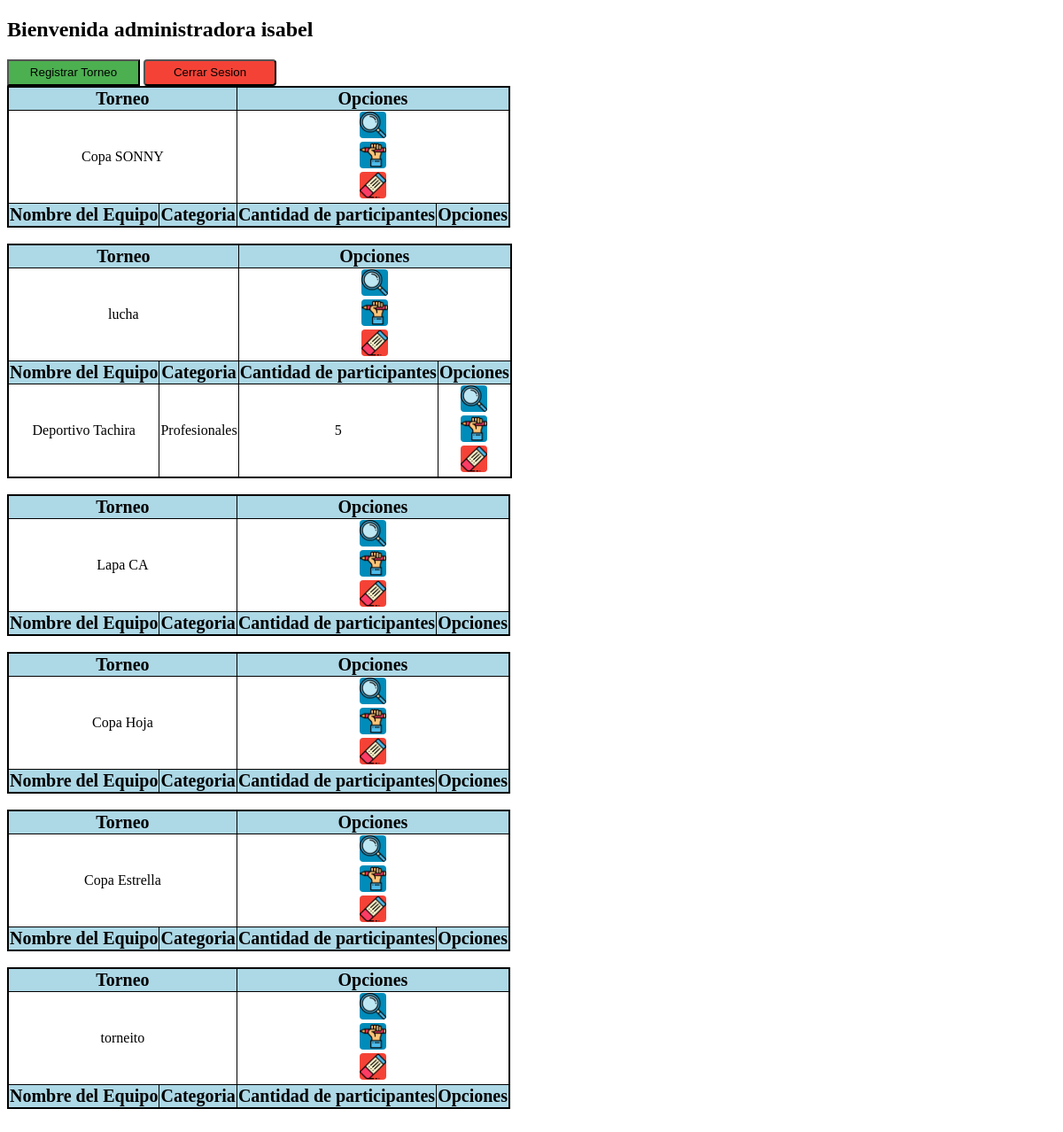
The page /views/admin.php (signed in) on the database its author committed.
### tables this page shows
CREATE TABLE IF NOT EXISTS `administrador` (
  `id` int(11) NOT NULL AUTO_INCREMENT,
  `nom_torneo` varchar(60) NOT NULL,
  `fecha` date NOT NULL,
  PRIMARY KEY (`id`)
);

CREATE TABLE IF NOT EXISTS `equipos` (
  `id` int(11) NOT NULL AUTO_INCREMENT,
  `nom_equi` varchar(100) NOT NULL,
  `nom_corto` varchar(50) NOT NULL,
  `fecha` date NOT NULL,
  `direccion` varchar(120) DEFAULT NULL,
  `correo` varchar(60) NOT NULL,
  `web` varchar(60) DEFAULT NULL,
  `usuario` varchar(60) NOT NULL,
  `clave` varchar(60) NOT NULL,
  `admin` int(11) NOT NULL,
  PRIMARY KEY (`id`)
);

CREATE TABLE IF NOT EXISTS `torneo` (
  `id` int(11) NOT NULL AUTO_INCREMENT,
  `nom_torneo` varchar(60) NOT NULL,
  `participantes` int(11) NOT NULL,
  `categoria` varchar(50) NOT NULL,
  `usuario` varchar(100) NOT NULL,
  PRIMARY KEY (`id`)
);

### views/admin.php (the view, shortened to what this page needs)
<?php
		$connection = mysqli_connect('localhost', 'root', '');
		mysqli_select_db($connection, 'sdeportivo');
 ?>
<!DOCTYPE html>
<html>
<head>
</head>
<body>
	<h2>Bienvenida administradora <?php echo $_SESSION["usuario"]; ?></h2>
	<a href="../views/registroadmin.php"><button class="verde">Registrar Torneo</button></a>
	<a href="../controllers/cerrar.php"><button class="rojo">Cerrar Sesion</button></a>
	<?php
		$sql = "SELECT * FROM `administrador`";
		if($result = mysqli_query($connection, $sql)){
			while($row = mysqli_fetch_assoc($result)){
	?>
                <table>
                    <tr>
                    	<th colspan="2"> Torneo </th>
                    	<th colspan="2"> Opciones </th>
                    </tr>
                    <tr>
                    	<td colspan="2"> <?php echo $row["nom_torneo"] ?> </td>
                    	<td colspan="2">
                    		<form method="post" action="detallesTorneo.php">
		      					<input class="info" type="image" src="../img/detallesc.png" width="30" height="30" name="" value="Detalles">
		      				</form>
		      				<form method="post" action="editarTorneo.php">
		      					<input class="info" type="image" src="../img/editarc.png" width="30" height="30" name="" value="Editar">
		      				</form>
                    		<a href="../controllers/eliminarTorneo.php?id='<?=$row["id"]?>'"><input type="image" src="../img/eliminarc.png" width="30" height="30" class="rojo"></a>
                    	</td>
                    </tr>
                    <tr>
                    	<th> Nombre del Equipo </th>
		        		<th> Categoria </th>
		      	 		<th> Cantidad de participantes </th>
		      	 		<th> Opciones </th>
		      		</tr>
		      		<?php
		      			$n = $row["nom_torneo"];
		      			$sql2 = "SELECT * FROM `torneo` WHERE nom_torneo='$n'";
		      			if($result2 = mysqli_query($connection, $sql2)){
		      				while($row2 = mysqli_fetch_assoc($result2)){
		      					$u = $row2["usuario"];
		      					$sql3 = "SELECT * FROM `equipos` WHERE usuario='$u'";
		      					if($result3 = mysqli_query($connection, $sql3)){
		      						while($row3 = mysqli_fetch_assoc($result3)){
		      		?>
		      		<tr>
		      			<td><?php echo $row3["nom_equi"]?></td>
		      			<td><?php echo $row2["categoria"]?></td>
		      			<td><?php echo $row2["participantes"]?></td>
		      			<td>
		      				<form method="post" action="detallesEquipo.php">
		      					<input class="info" type="image" src="../img/detallesc.png" width="30" height="30" name="" value="Detalles">
		      				</form>
		      				<form method="post" action="editarEquipo.php">
		      					<input class="info" type="image" src="../img/editarc.png" width="30" height="30" name="" value="Editar">
		      				</form>
                    		<a href="../controllers/eliminarEquipo.php?id='<?=$row3["id"]?>'"><input type="image" src="../img/eliminarc.png" width="30" height="30" class="rojo"></a>
                    	</td>
		      		</tr>
		      		<?php
		      						}
		      					}
		      				}
		      			}
		      		?>
                </table>
	<?php
		echo "<br>";
			}
		}
	?>
</body>
</html>

### views/admin.php (style rules this page uses)
.info { background-color: #008CBA; border-radius: 4px; }
.rojo { background-color: #f44336; border-radius: 4px; }
.verde { background-color: #4CAF50; }
table { border-collapse: collapse; border: 2px solid black; }
td, th { text-align: center; vertical-align: middle; border: 1px solid black; }
th { font-size: 20px; background-color: lightblue; }
button { width: 150px; height: 30px; }

### rows shown on the page
administrador: nom_torneo "Copa SONNY"
administrador: nom_torneo "lucha"
torneo: categoria "Profesionales", participantes "5"
equipos: nom_equi "Deportivo Tachira"
administrador: nom_torneo "Lapa CA"
administrador: nom_torneo "Copa Hoja"
administrador: nom_torneo "Copa Estrella"
administrador: nom_torneo "torneito"

### other values the page prints
$_SESSION["usuario"] "isabel"
